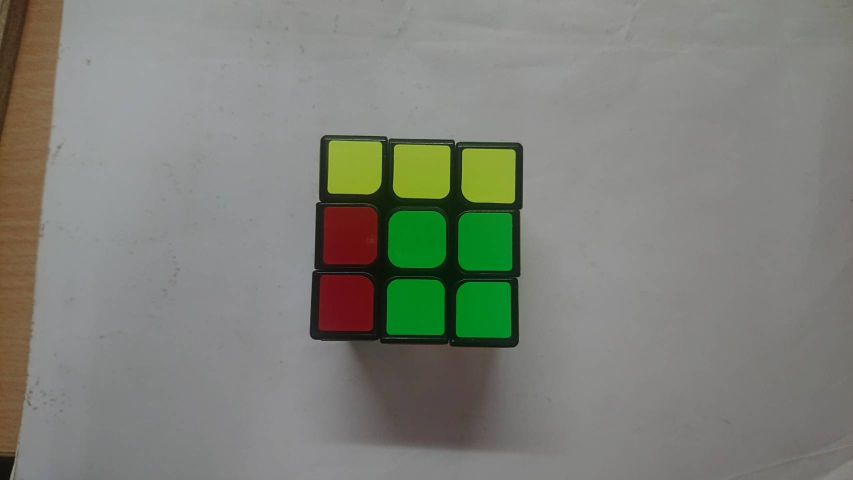
#> input picture test1.jpg, 1706 x 960 px (shown at 1/2 size)
$ python -i squ.py   (imports and definitions only)   (older library calls are emulated)
#> lines starting #> are read from the running program, lines starting #| are printed output that depends on the picture; after the words box and inside, x2 and y2 are one past the last pixel; in counts of white or black regions, pixels touching at a corner belong together
#> further down, picture is the input picture: shape (960, 1706, 3); mean B, G, R 120.6, 129, 126.4
from time import sleep
import numpy as np
import cv2 as cv
from matplotlib import pyplot as plt
class imageRecognitioner:
    #from matplotlib import pyplot as plt
    # 设置putText函数字体
    font=cv.FONT_HERSHEY_SIMPLEX
        #color=["white","orange","orange","blue","white","green","yellow","red","red"]
    ul=[]
    faceDict={}
    keyList=[]
    cmap=list()
    value1=0
    value2=255
    #以 紅 橙 黃 綠 藍 白 當順序
    hsvMap={
    #儲存顏色的範圍(h-low,h-high,s-low,s-high,v-high,v-low)
            "red":[0,8,43,255,46,255],
            "orange":[9,25,43,255,46,255],
            "yellow":[26,50,43,255,46,255],
            "green":[50,100,43,255,46,255],
            "blue":[100,124,90,255,46,255],
            "white":[0,180,0,90,150,255]
            }
    rgbMap={
    #儲存顏色的範圍(h-low,h-high,s-low,s-high,v-high,v-low)
            "red":[255,0,0],
            "orange":[11,25,43,255,46,255],
            "yellow":[26,50,43,255,46,255],
            "green":[50,100,43,255,46,255],
            "blue":[100,124,90,255,46,255],
            "white":[0,180,0,90,150,255]
            }


    def between(self,color,map):
        #功能:檢查顏色是否在範圍裡
        if color[0]<map[0] or color[0]>map[1] or color[1]<map[2] or color[1]>map[3] or color[2]<map[4] or color[2]>map[5]:
            return False
        else:
            return True

    def findColor(self,color,cmap=cmap):
        #功能:找出這個hsv數值屬於哪種顏色
        #print(color)
        if self.between(color,self.hsvMap['red']):
            return 'red'
        elif self.between(color,self.hsvMap['orange']):
            return 'orange'
        elif self.between(color,self.hsvMap['yellow']):
            return 'yellow'
        elif self.between(color,self.hsvMap['green']):
            return 'green'
        elif self.between(color,self.hsvMap['blue']):
            return 'blue'
        elif self.between(color,self.hsvMap['white']):
            return 'white'
        return "unknown"
    # [24 lines left out: functions str2color, allColorIsValid, not called in this run]

    def angle_cos(self,p0, p1, p2):
        #功能:计算两边夹角额cos值
        d1, d2 = (p0-p1).astype('float'), (p2-p1).astype('float')
        return abs( np.dot(d1, d2) / np.sqrt( np.dot(d1, d1)*np.dot(d2, d2) ) )

    def find_squares(self,img,hsv):
        #功能:找出方形並辨識顏色
        squares = []
        color=[]
        pos=[]
        # [11 lines of commented-out code are left out]
        img = cv.cvtColor(img, cv.COLOR_BGR2GRAY)
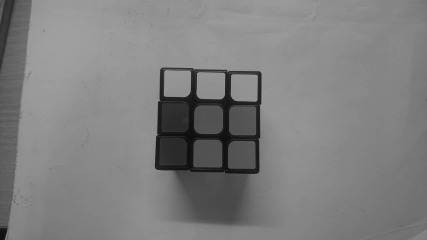
#> img: shape (960, 1706) (shown at 1/4 size); min 1, max 187, mean 127.3
        img=cv.fastNlMeansDenoising(img, 10, 15, 7, 21)
        img = cv.GaussianBlur(img, (5, 5), 0)

        # img = cv.Canny(img, self.value1, self.value2, apertureSize=3)
        img = cv.Canny(img, 5,10, apertureSize=3)
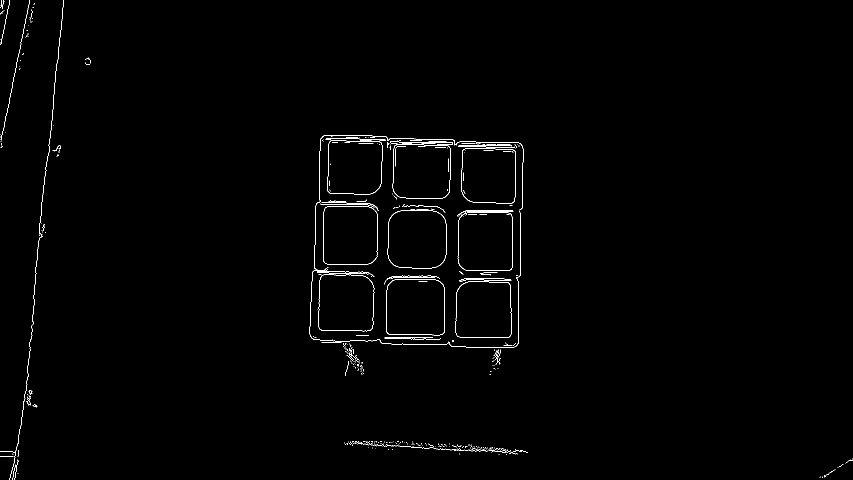
#> img: shape (960, 1706) (shown at 1/2 size); 0.71% white in thin lines or dots
        kernel = np.ones((4, 4), np.uint8)
        img = cv.dilate(img, kernel, iterations=4)
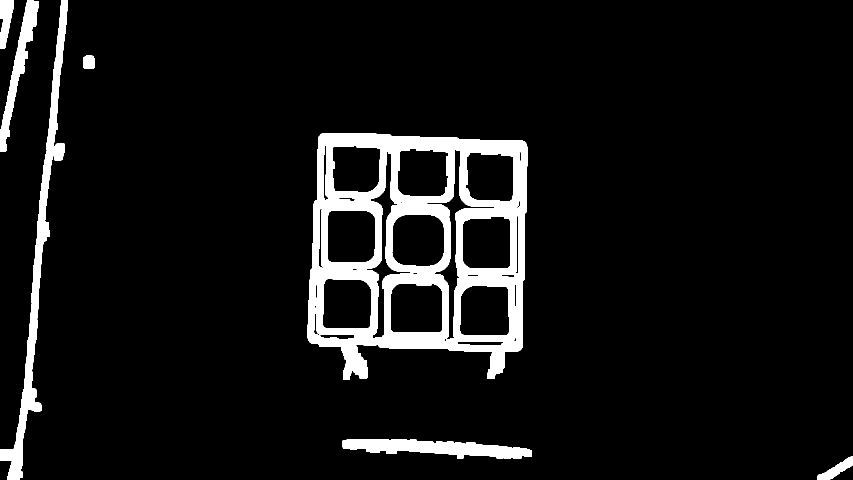
#> img: shape (960, 1706) (shown at 1/2 size); 7.6% white; 7 white regions
        contours, _hierarchy = cv.findContours(img, cv.RETR_EXTERNAL, cv.CHAIN_APPROX_SIMPLE)
#> contours = 7 contours; box (x1, y1, x2, y2) and area: (615, 266, 1055, 760) 182858, (0, 0, 136, 960) 15900, (685, 878, 1064, 918) 8432, (0, 0, 78, 304) 5494, (0, 0, 28, 98) 1713, (1635, 913, 1706, 960) 1182, (166, 111, 190, 138) 556
        #print("轮廓数量：%d" % len(contours))
        index = 0
        # 轮廓遍历
        for cnt in contours:
            cnt_len = cv.arcLength(cnt, True) #计算轮廓周长
            cnt = cv.approxPolyDP(cnt, 0.02*cnt_len, True) #多边形逼近
            # 条件判断逼近边的数量是否为4，轮廓面积是否大于1000，检测轮廓是否为凸的
            if len(cnt) >= 4 and cv.contourArea(cnt) > 5000 :
                #print( cv.contourArea(cnt))
                M = cv.moments(cnt) #计算轮廓的矩
                cx = int(M['m10']/M['m00'])
                cy = int(M['m01']/M['m00'])#轮廓重心
                pos.append([cx,cy])
                # print(img[cy][cx])
                #ul.append(img[cy][cx].tolist())
                #findColor(hsv[cy][cx])
                cnt = cnt.reshape(-1, 2)
                max_cos = np.max([self.angle_cos( cnt[i], cnt[(i+1) % 4], cnt[(i+2) % 4] ) for i in range(4)])
                # 只检测矩形（cos90° = 0）
                #if max_cos < 0.1:
                # 检测四边形（不限定角度范围）
                if True:
                    index = index + 1
                    cv.putText(img,("#%d"%index+self.findColor(hsv[cy][cx])),(cx,cy),self.font,0.5,(255,0,255),2)
                    #print(str(index)+":"+self.findColor(hsv[cy][cx]))
                    squares.append(cnt)
                    color.append(self.findColor(hsv[cy][cx]))
#> this loop made 7 passes
#> (cnt_len, cnt, cx, cy, max_cos, index) on pass 2: (875.6, [[685, 881], [773, 907], [1063, 912], [950, 885]], 868, 896, 0.976, 1)
#> img: shape (960, 1706); 7.6% white; 8 white regions, largest, box (x1, y1, x2, y2) and area: (615, 266, 1055, 760) 88644, (0, 0, 136, 960) 16970, (685, 878, 1064, 918) 8857
#> after the loop, M = moments, m00 179632, centre m10/m00, m01/m00 = (837.5, 492.7); color = ['unknown', 'green']; cx = 837; cy = 492; index = 2; max_cos = 0.986; pos = [[868, 896], [837, 492]]; squares = 2 items

        return squares, img,color,pos

    # [24 lines left out: function sortPos, not called in this run]


    def findCube(self,frame):
        #功能:把找到的顏色標示出來繪製在左上角
        #sleep(0.1)
        hsvImg=cv.cvtColor(frame,cv.COLOR_BGR2HSV)
        squares, img,color,pos =self.find_squares(frame,hsvImg)#找出方形及辨識顏色
#> squares = 2 items; color = ['unknown', 'green']; pos = [[868, 896], [837, 492]]

        img=cv.cvtColor(img,cv.COLOR_GRAY2BGR)
        cv.drawContours( img, squares, -1, (0, 0, 255), 10 )
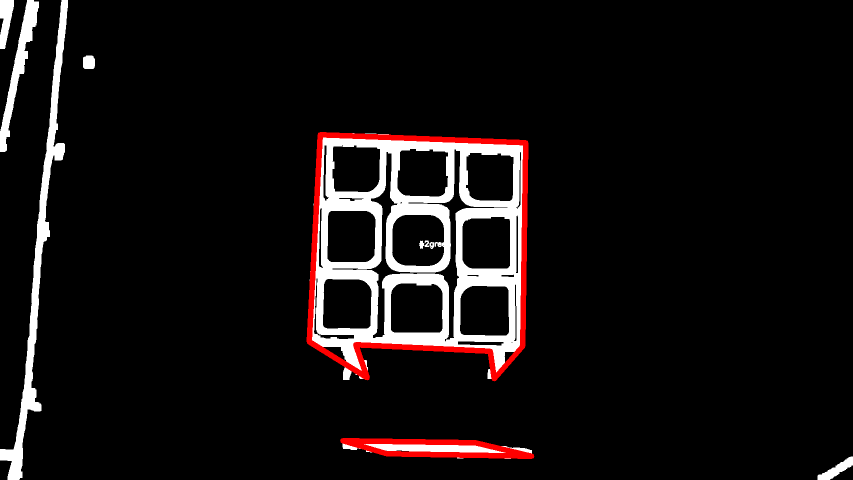
#> img: shape (960, 1706, 3) (shown at 1/2 size); mean B, G, R 16.3, 16.3, 20.7
        for i in range(len(squares)):
            j=color[i]
            c=(0,0,0)
            if(j=='red'):
                c=(255,0,0)
            elif (j=='blue'):
                c=(0,0,255)
            elif (j=='green'):
                c=(0,255,0)
            elif (j=='white'):
                c=(255,255,255)
            elif (j=='yellow'):
                c=(255,255,0)
            elif (j=='orange'):
                c=(255,69,0)
            else:
                c=(0,0,0)
            cv.fillPoly(img, [squares[i]], c)
#> this loop made 2 passes
#> (j, c) on passes 1 to 2: ('unknown', (0, 0, 0)), ('green', (0, 255, 0))
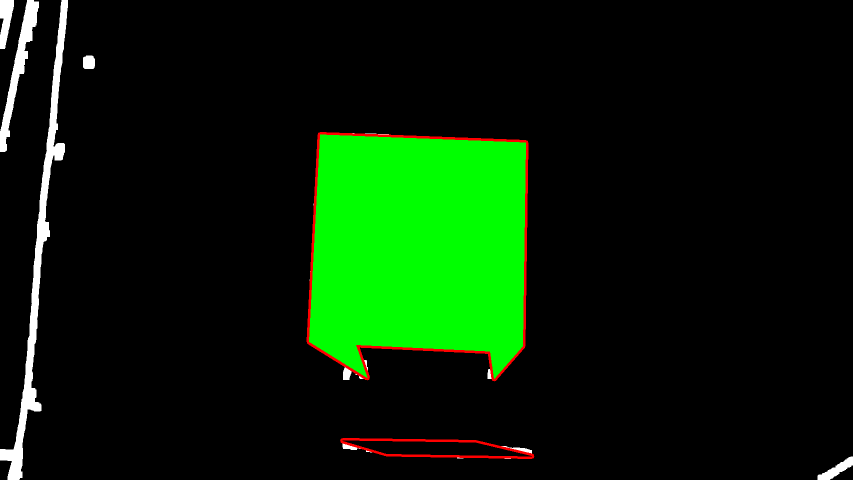
#> img: shape (960, 1706, 3) (shown at 1/2 size); 11.47% of pixels changed, all inside (x1, y1, x2, y2) = (618, 269, 1064, 913)
        if(len(pos)==9 and self.allColorIsValid(color)):
            print("find")
            color=self.sortPos(color,pos)
            if(color[4] not in self.faceDict.keys()):
                self.keyList.append(color[4])
            self.faceDict[color[4]]=color


        size=100
        borderSize=50
        for faces in range(len(self.faceDict.keys())):
            for i in range(3):
                for j in range(3):
                    img=cv.rectangle(img, (i*size+borderSize+faces*size*3,j*size+borderSize), (i*size+size+faces*size*3,j*size+size), self.str2color(self.faceDict[self.keyList[faces]][i*3+j]), borderSize)

        return img


    # [88 lines left out: functions scanImage, scanVideo, useCamera, getColor, example, not called in this run]
    def nothing(self,x):
        pass
    # [16 lines left out: function debug, not called in this run]
# test=imageRecognitioner()
# test.scanVideo()
# test.scanImage()

>>> import cv2
>>> picture = cv2.imread('test1.jpg')
>>> result = imageRecognitioner().findCube(picture)

$ run again, on test2.jpg
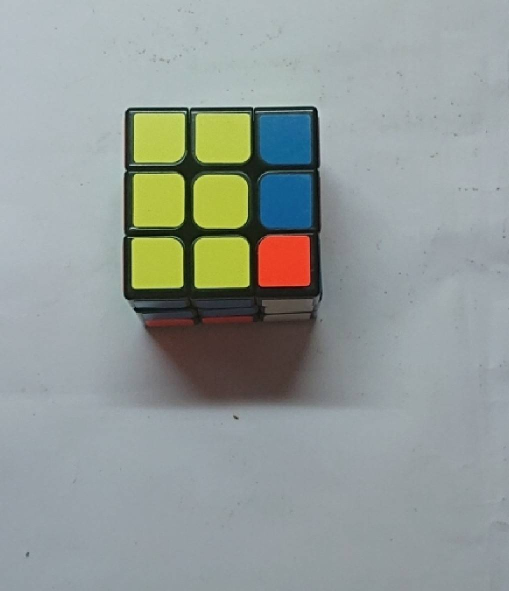
#> input picture test2.jpg, 1018 x 1182 px (shown at 1/2 size)
#> picture is the input picture: shape (1182, 1018, 3); mean B, G, R 152.3, 155.8, 148
#> hsvImg: shape (1182, 1018, 3); mean H, S, V 88.7, 38.7, 162.2
#> contours = 13 contours; largest, box (x1, y1, x2, y2) and area: (234, 204, 727, 847) 245686, (300, 101, 347, 135) 874, (986, 1034, 1018, 1057) 558, (857, 300, 879, 324) 418, (940, 371, 965, 390) 408
#> the loop in find_squares, `for cnt in contours:` made 13 passes
#> (cnt_len, cx, cy, max_cos, index) on pass 11: (2824, 445, 502, 0.999, 1)
#> after the loop in find_squares, `for cnt in contours:`: M = moments, m00 224409, centre m10/m00, m01/m00 = (445.7, 502.3); color = ['yellow']; cx = 445; cy = 502; index = 1; max_cos = 0.999; pos = [[445, 502]]; squares = 1 item
#> in findCube, `squares, img,color,pos =self.find_squares(frame,hsvImg)#找出方形及辨識顏色`: color = ['yellow']; pos = [[445, 502]]
#> in findCube, `cv.drawContours( img, squares, -1, (0, 0, 255), 10 )`:
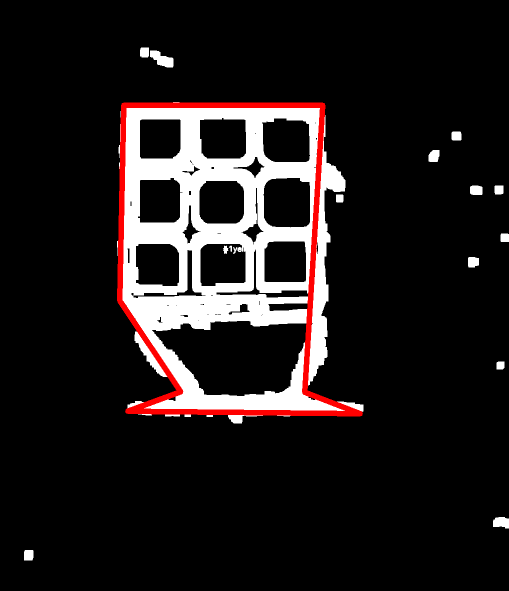
#> img: shape (1182, 1018, 3) (shown at 1/2 size); mean B, G, R 27.2, 27.2, 32.4
#> the loop in findCube, `for i in range(len(squares)):` made 1 pass
#> (j, c) on pass 1: ('yellow', (255, 255, 0))
#> after the loop in findCube, `for i in range(len(squares)):`:
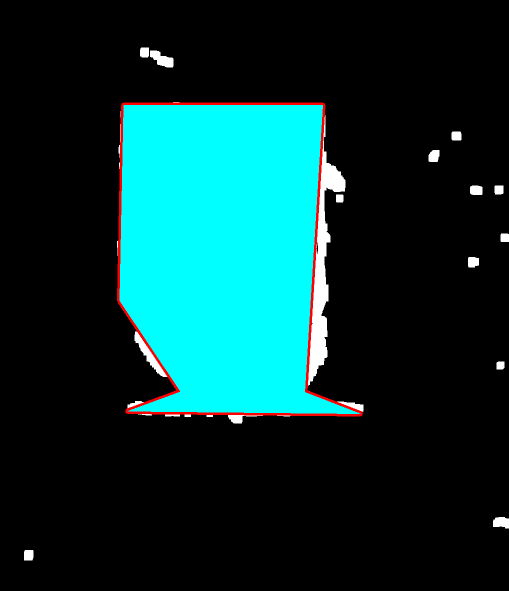
#> img: shape (1182, 1018, 3) (shown at 1/2 size); 18.74% of pixels changed, all inside (x1, y1, x2, y2) = (239, 210, 721, 828)

$ run again, on test3.jpg
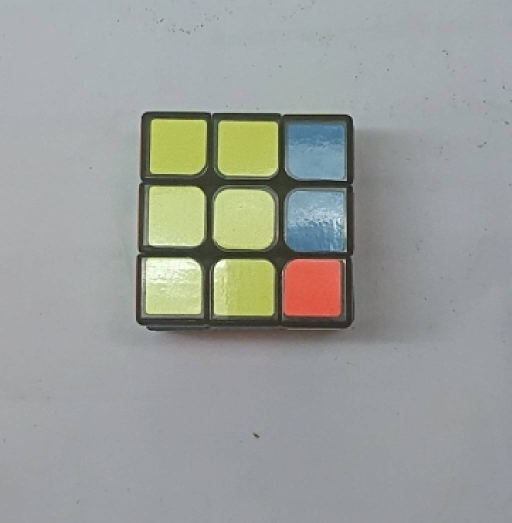
#> input picture test3.jpg, 1024 x 1046 px (shown at 1/2 size)
#> picture is the input picture: shape (1046, 1024, 3); mean B, G, R 154.1, 157.7, 154.7
#> hsvImg: shape (1046, 1024, 3); mean H, S, V 91.5, 23.9, 162.6
#> contours = 11 contours; largest, box (x1, y1, x2, y2) and area: (257, 215, 814, 708) 218526, (348, 42, 387, 76) 814, (952, 279, 982, 304) 558, (503, 862, 527, 884) 438, (881, 96, 905, 118) 420
#> the loop in find_squares, `for cnt in contours:` made 11 passes
#> (cnt_len, cx, cy, max_cos, index) on pass 4: (2516.1, 490, 452, 0.993, 1)
#> after the loop in find_squares, `for cnt in contours:`: M = moments, m00 190334.5, centre m10/m00, m01/m00 = (491, 452.2); color = ['yellow']; cx = 490; cy = 452; index = 1; max_cos = 0.993; pos = [[490, 452]]; squares = 1 item
#> in findCube, `squares, img,color,pos =self.find_squares(frame,hsvImg)#找出方形及辨識顏色`: color = ['yellow']; pos = [[490, 452]]
#> in findCube, `cv.drawContours( img, squares, -1, (0, 0, 255), 10 )`:
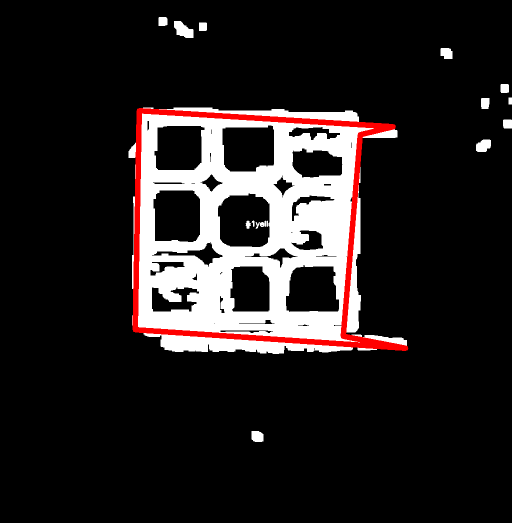
#> img: shape (1046, 1024, 3) (shown at 1/2 size); mean B, G, R 32.7, 32.7, 38
#> the loop in findCube, `for i in range(len(squares)):` made 1 pass
#> (j, c) on pass 1: ('yellow', (255, 255, 0))
#> after the loop in findCube, `for i in range(len(squares)):`:
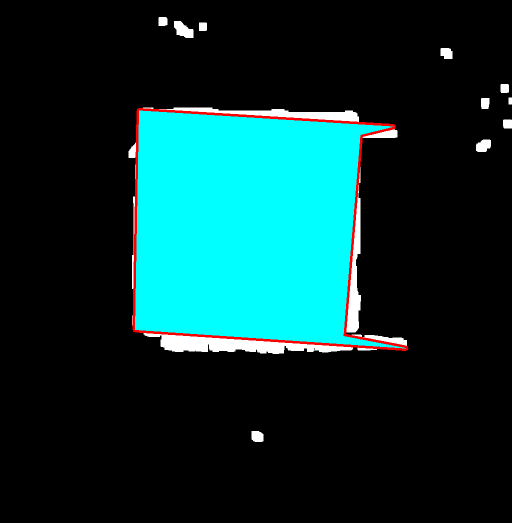
#> img: shape (1046, 1024, 3) (shown at 1/2 size); 17.87% of pixels changed, all inside (x1, y1, x2, y2) = (270, 221, 812, 697)
